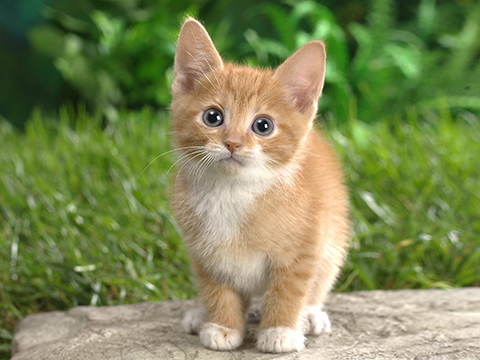
#> input picture cat.jpg, 480 x 360 px, given in place of the camera
$ python CW_lesson7.py
#> lines starting #> are read from the running program, lines starting #| are printed output that depends on the picture; after the words box and inside, x2 and y2 are one past the last pixel; in counts of white or black regions, pixels touching at a corner belong together
import cv2
import numpy as np

cap = cv2.VideoCapture(0)

lower_red1 = np.array([0,100,100])
uper_red1 = np.array([10,255,255])

lower_red2 = np.array([160,100,100])
uper_red2 = np.array([180,255,255])

points = []

while True:
    ret, frame = cap.read()
#> frame is the input picture: shape (360, 480, 3); mean B, G, R 85.7, 136, 125.8
    if not ret:
        break

    frame = cv2.flip(frame, 1)
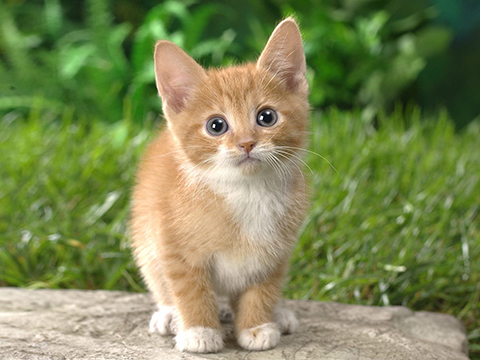
#> frame: shape (360, 480, 3); mean B, G, R 85.7, 136, 125.8
    hsv = cv2.cvtColor(frame, cv2.COLOR_BGR2HSV)
#> hsv: shape (360, 480, 3); mean H, S, V 34.5, 116.9, 144.7
    mask1 = cv2.inRange(hsv, lower_red1, uper_red1)
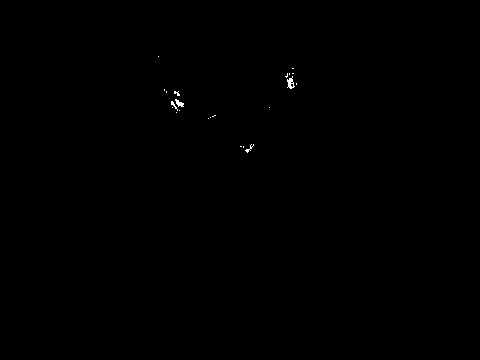
#> mask1: shape (360, 480); 0.11% white in thin lines or dots, all inside (x1, y1, x2, y2) = (158, 56, 297, 153)
    mask2 = cv2.inRange(hsv, lower_red2, uper_red2)
#> mask2: shape (360, 480); every value is 0

    mask = cv2.bitwise_or(mask1, mask2) #об'єднуємо дві маски в одну

    contours, _ = cv2.findContours(mask, cv2.RETR_EXTERNAL, cv2.CHAIN_APPROX_SIMPLE)
#> contours = 22 contours, 20 with area under 20; largest, box (x1, y1, x2, y2) and area: (287, 76, 295, 89) 44, (175, 99, 184, 107) 26
    for cnt in contours:
        area = cv2.contourArea(cnt)
        if area > 2000:
            cv2.drawContours(frame, [cnt], -1, (0, 255, 0), 2)
            M = cv2.moments(cnt)
            if M["m00"] != 0: #для замкненого
                cx = int(M["m10"] / M["m00"])
                cy = int(M["m01"] / M["m00"])

                cv2.circle(frame, (cx,cy), 5, (0, 255, 0), -1)
                points.append((cx,cy))
#> this loop made 22 passes
#> area on passes 12, 17: 26, 44
#> after the loop, points = []

            # [4 lines of commented-out code are left out]


    cv2.imshow('video', frame)
    cv2.imshow('mask', mask)


    if cv2.waitKey(1) & 0xFF == ord('q'):
#> (key q is pressed here)
        break

cap.release()
cv2.destroyAllWindows()
